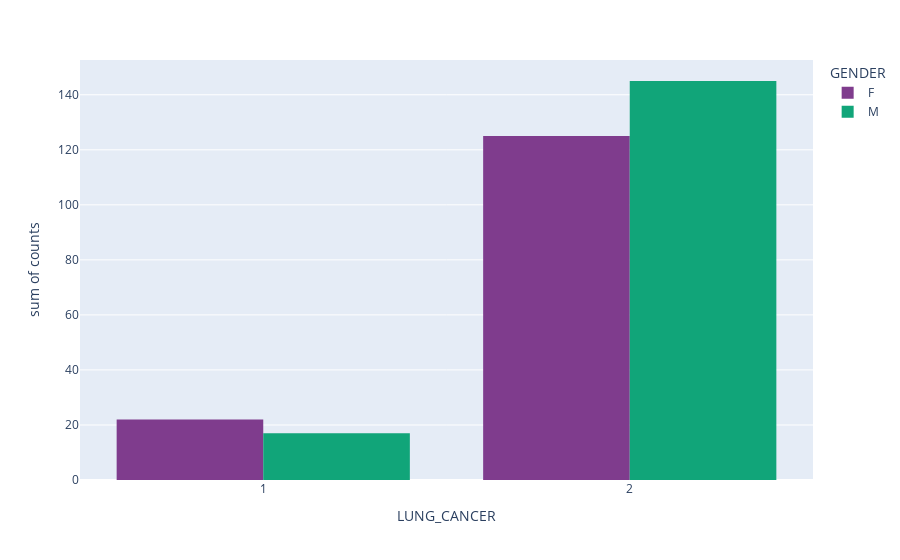

Notebook cell for this chart:
### Code cell
#Gráfico da relação entre eles
px.histogram(data_frame=base_gerder, x="LUNG_CANCER")
px.histogram(data_frame=base_gerder, x="LUNG_CANCER", y="counts", color="GENDER", barmode='group', color_discrete_sequence=px.colors.qualitative.Bold)

### Figure 1 — Plotly figure (JSON) as saved in the notebook; plotly's stock layout.template omitted (floating-point values rounded to 4 significant figures)
{"data": [{"alignmentgroup": "True", "bingroup": "x", "histfunc": "sum", "hovertemplate": "GENDER=F<br>LUNG_CANCER=%{x}<br>sum of counts=%{y}<extra></extra>", "legendgroup": "F", "marker": {"color": "rgb(127, 60, 141)", "pattern": {"shape": ""}}, "name": "F", "offsetgroup": "F", "orientation": "v", "showlegend": true, "type": "histogram", "x": [1, 2], "xaxis": "x", "y": [22, 125], "yaxis": "y"}, {"alignmentgroup": "True", "bingroup": "x", "histfunc": "sum", "hovertemplate": "GENDER=M<br>LUNG_CANCER=%{x}<br>sum of counts=%{y}<extra></extra>", "legendgroup": "M", "marker": {"color": "rgb(17, 165, 121)", "pattern": {"shape": ""}}, "name": "M", "offsetgroup": "M", "orientation": "v", "showlegend": true, "type": "histogram", "x": [1, 2], "xaxis": "x", "y": [17, 145], "yaxis": "y"}], "layout": {"barmode": "group", "legend": {"title": {"text": "GENDER"}, "tracegroupgap": 0}, "margin": {"t": 60}, "xaxis": {"anchor": "y", "domain": [0, 1], "title": {"text": "LUNG_CANCER"}}, "yaxis": {"anchor": "x", "domain": [0, 1], "title": {"text": "sum of counts"}}}}
